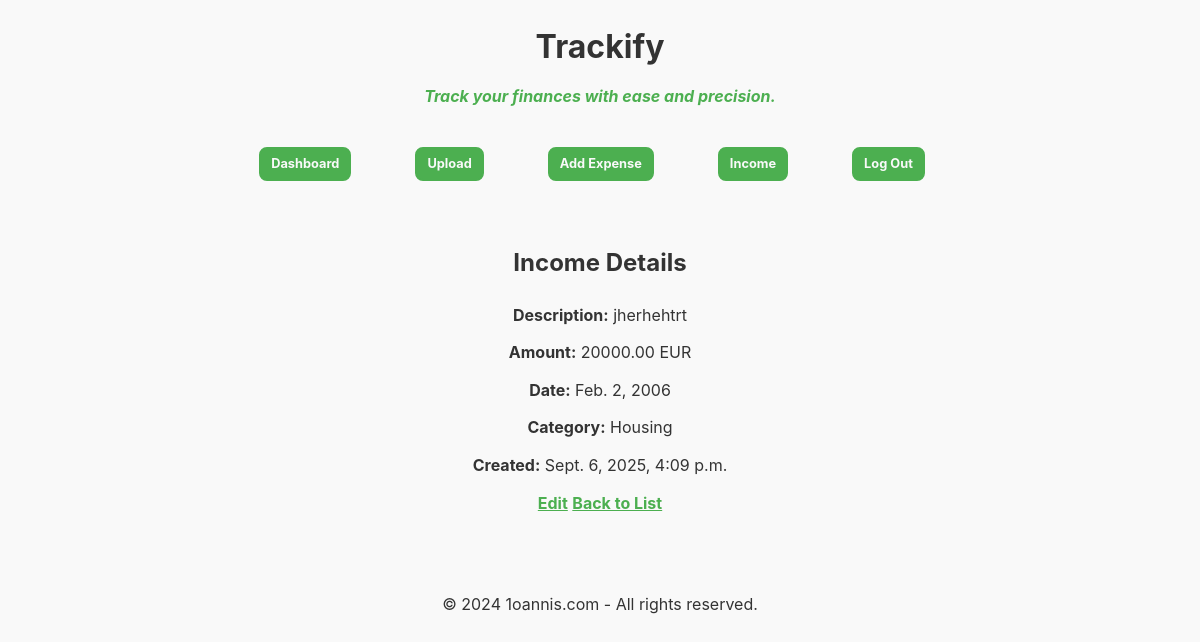
Page /core/income/1/ (signed in) on the committed database.
### core/models.py (models this page shows, shortened)
class Income(models.Model):
    user = models.ForeignKey(User, on_delete=models.CASCADE)
    amount = models.DecimalField(max_digits=10, decimal_places=2)
    currency = models.CharField(max_length=3, default="INR")
    income_date = models.DateField()
    description = models.CharField(max_length=255, default="", blank=True)  # ✅ fixed here
    category = models.CharField(max_length=100, blank=True, null=True)
    created_at = models.DateTimeField(auto_now_add=True)
    updated_at = models.DateTimeField(auto_now=True)
    objects = models.Manager()

### core/views.py (the view)
# urls.py: path('income/<int:income_id>/', views.income_detail, name='income_detail'),
@login_required
def income_detail(request, income_id):
    income = Income.objects.get(id=income_id, user=request.user)
    return render(request, "income_detail.html", {"income": income})

### core/templates/income_detail.html
{% extends 'base.html' %}
{% block content %}
<div class="container">
    <h2>Income Details</h2>
    <div class="income-details">
        <p><strong>Description:</strong> {{ income.description }}</p>
        <p><strong>Amount:</strong> {{ income.amount }} {{ income.currency }}</p>
        <p><strong>Date:</strong> {{ income.income_date }}</p>
        <p><strong>Category:</strong> {{ income.category|default:"Not specified" }}</p>
        <p><strong>Created:</strong> {{ income.created_at }}</p>
    </div>
    <div class="action-buttons">
        <a href="{% url 'edit_income' income.id %}" class="button">Edit</a>
        <a href="{% url 'income_list' %}" class="button">Back to List</a>
    </div>
</div>
{% endblock %}

### core/static/css/mvp.css (style rules this page uses)
:root { --active-brightness: 0.85; --border-radius: 8px; --box-shadow: 0 4px 12px rgba(0, 0, 0, 0.1); --color-accent: #4CAF5015; --color-bg: #f9f9f9; --color-bg-secondary: #ffffff; --color-link: #4CAF50; --color-secondary: #FF9800; --color-secondary-accent: #FF98000b; --color-shadow: #e8f5e8; --color-table: #4CAF50; --color-text: #333; --color-text-secondary: #666; --color-scrollbar: #c8e6c9; --font-family: -apple-system, BlinkMacSystemFont, "Segoe UI", Roboto, Oxygen-Sans, Ubuntu, Cantarell, "Helvetica Neue", sans-serif; --hover-brightness: 1.1; --justify-important: center; --justify-normal: left; --line-height: 1.6; --width-card: 285px; --width-card-medium: 460px; --width-card-wide: 800px; --width-content: 1080px; }
html { scroll-behavior: smooth; }
body { background: var(--color-bg); color: var(--color-text); font-family: var(--font-family); line-height: var(--line-height); margin: 0; overflow-x: hidden; padding: 0; }
h1, h2, h3, h4, h5, h6 { line-height: var(--line-height); text-wrap: balance; }
p { margin: 0.75rem 0; padding: 0; width: 100%; }
a { color: var(--color-link); display: inline-block; font-weight: bold; text-decoration: underline; }
* { scrollbar-width: thin; scrollbar-color: var(--color-scrollbar) transparent; }

### rows in the picture
Income: description "jherhehtrt", amount "20000.00", currency "EUR", income_date "Feb. 2, 2006", category "Housing", created_at "Sept. 6, 2025, 4:09 p.m."
